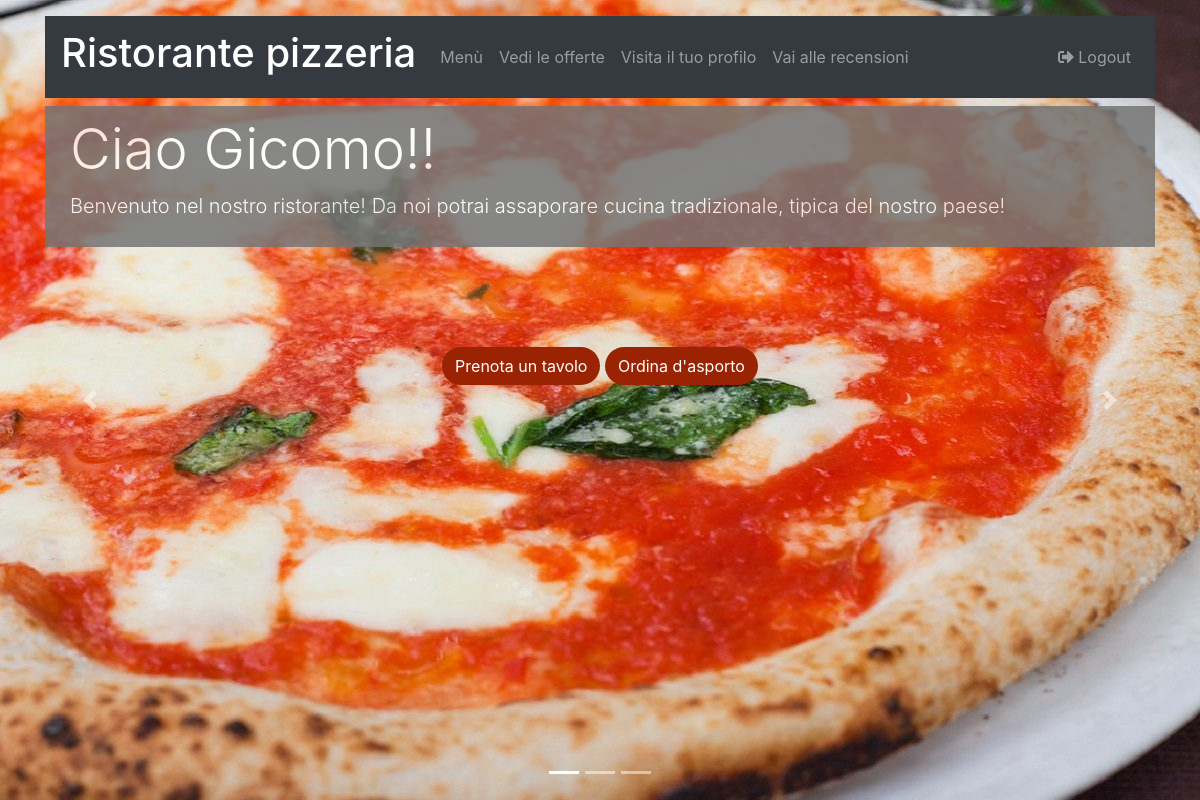
Page / (signed in) on the earlier database version.
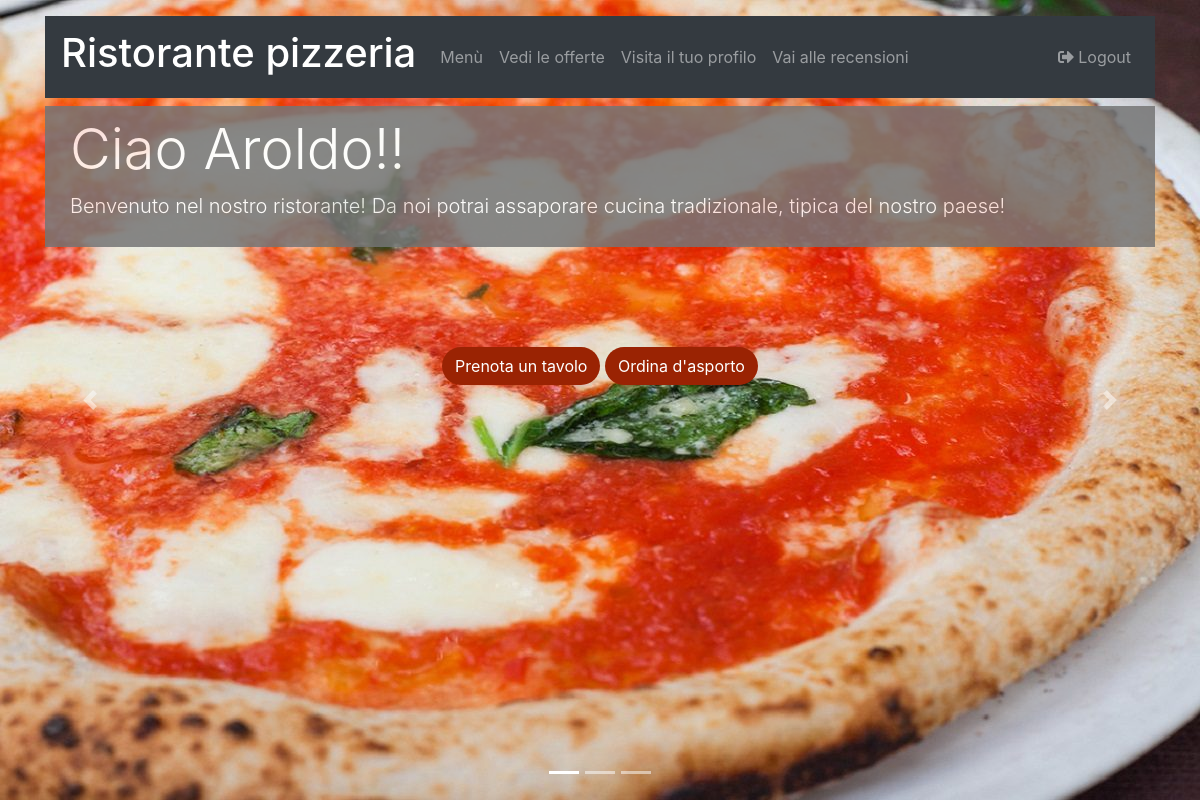
Same page on the later database version.
### users/models.py (models this page shows, shortened)
class User(AbstractBaseUser, PermissionsMixin):
    email = models.EmailField(max_length=60, unique=True, verbose_name='Email:')
    first_name = models.CharField(max_length=60, verbose_name='Nome:')
    last_name = models.CharField(max_length=60, verbose_name='Cognome:')
    region = models.CharField(max_length=35, verbose_name='Regione:')
    province = models.CharField(max_length=30, verbose_name='Provincia:')
    cap = models.CharField(max_length=5, verbose_name='CAP:')
    city = models.CharField(max_length=50, verbose_name='Città:')
    via = models.CharField(max_length=50, verbose_name='Via:')
    house_number = models.CharField(max_length=10, verbose_name='Numero civico:')
    piano = models.CharField(max_length=30, blank=True, verbose_name='Piano:')
    note = models.TextField(blank=True, verbose_name='Note:', null=True)
    tel_regex = RegexValidator(regex=r'^\+?1?\d{10,10}$', message=('Numero di telefono errato!'))
    tel = models.CharField(validators=[tel_regex], max_length=10, verbose_name='Telefono:')
    is_admin = models.BooleanField(default=False)
    is_active = models.BooleanField(default=True)
    is_staff = models.BooleanField(default=False)
    is_restaurateur = models.BooleanField(default=False)
    USERNAME_FIELD = 'email'
    REQUIRED_FIELDS = ['first_name', 'last_name']
    objects = CustomUser()
    class Meta:
        verbose_name = _('Restaurant user')
        verbose_name_plural = _('Restaurant users')

### restaurant/views.py (the view)
# urls.py: path('', homepage, name='home'),
def homepage(request):
    return render(request, 'home.html')

### templates/home.html (shortened to what this page needs)
{% extends 'base.html' %}
{% load static %}
{% block head %}<link rel="stylesheet" type="text/css" href="{% static 'css/home.css' %}">{% endblock %}
{% block content %}
        <div id="carouselExampleIndicators" class="carousel slide" data-ride="carousel">
  <ol class="carousel-indicators">
    <li data-target="#carouselExampleIndicators" data-slide-to="0" class="active"></li>
    <li data-target="#carouselExampleIndicators" data-slide-to="1"></li>
    <li data-target="#carouselExampleIndicators" data-slide-to="2"></li>
  </ol>
  <div class="carousel-inner">
    <div class="carousel-item active">
          <img class="d-block w-100" src="{% static '../static/img/pizza-margherita-fatta-in-casa.jpg' %}" alt="First slide">
    </div>
  </div>
  <a class="carousel-control-prev" href="#carouselExampleIndicators" role="button" data-slide="prev">
    <span class="carousel-control-prev-icon" aria-hidden="true"></span>
  </a>
  <a class="carousel-control-next" href="#carouselExampleIndicators" role="button" data-slide="next">
    <span class="carousel-control-next-icon" aria-hidden="true"></span>
  </a>
</div>
    <nav class="navbar navbar-expand-lg navbar-dark bg-dark">
        <a class="navbar-brand" href="#"><h1>Ristorante pizzeria</h1></a>
  <div class="collapse navbar-collapse" id="navbarSupportedContent">
    <ul class="navbar-nav mr-auto">
      <li class="nav-item">
        <a class="nav-link" href="{% url 'products:product-list' %}">Menù<span class="sr-only">(current)</span></a>
      </li>
    {% if user.is_authenticated %}
        <li class="nav-item">
        <a class="nav-link" href="{% url 'offers:offers-list'%}">Vedi le offerte</a>
      </li>
    {% endif %}
    {% if user.is_authenticated and not user.is_restaurateur %}
        <li class="nav-item">
        <a class="nav-link" href="{% url 'users:user-profile'%}">Visita il tuo profilo</a>
      </li>
    {% endif %}
        <li class="nav-item">
        <a class="nav-link" href="{% url 'users:review-list' %}">Vai alle recensioni</a>
      </li>
    </ul>
        <ul class="navbar-nav ml-auto">
            <li class="nav-item ">
                {% if not user.is_authenticated %}
                <a class="nav-link" href={% url 'users:login' %}><i class="fas fa-sign-in-alt"></i> Login</a>
            {% else %}
                    <a class="nav-link" href={% url 'users:logout' %}><i class="fas fa-sign-out-alt"></i> Logout</a>
            {% endif %}
            </li>
         </ul>
  </div>
</nav>
    {% if user.is_authenticated %}
        <div class="jumbotron jumbotron-fluid mt-2" id="popup">
            <div class="container">
                <h1 class="display-4">Ciao {{ user.first_name | capfirst }}!!</h1>
                {% if not user.is_restaurateur %}
                    <p class="lead">Benvenuto nel nostro ristorante! Da noi potrai assaporare cucina tradizionale, tipica del nostro paese!</p>
                {% else %}
                    <p class="lead">Bentornato capo!</p>
                {% endif %}
            </div>
        </div>
    {% endif %}
    <p id="submission">
        <button type="button" class="btn btn-default" onclick="location.href='{% url 'users:table-reserve' %}'"
                id="reservation-button">Prenota un tavolo</button>
        {% if user.is_authenticated %}
            <button type="button" class="btn btn-default" onclick="location.href='{% url 'users:takeaway' %}'"
                id="takeaway-button">Ordina d'asporto</button>
        {% endif %}
    </p>
{% endblock %}

Differences in the rows shown:
changed User: first_name "Gicomo" → "Aroldo"
